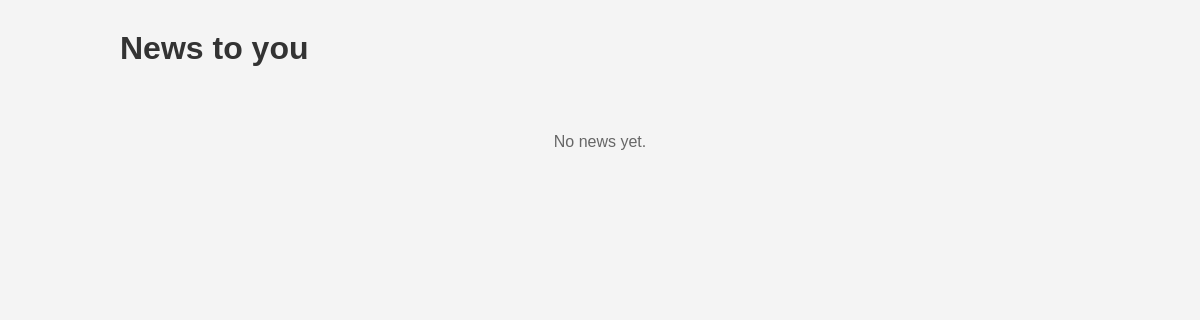
The page /news/ on the database as committed earlier.
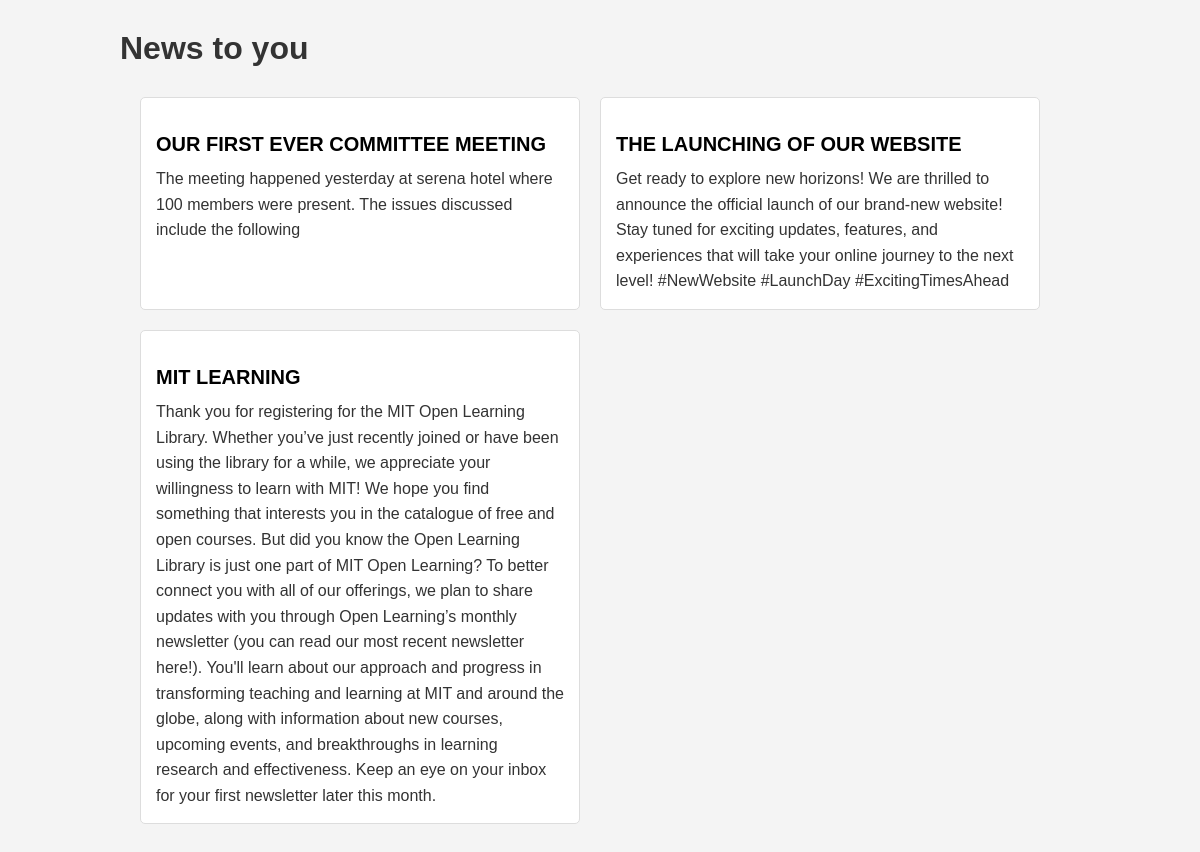
The same page on the database as committed later.
### news/models.py (models this page shows, shortened)
class Post(models.Model):
    id=models.UUIDField(primary_key=True,default=uuid.uuid1)
    Title = models.CharField(max_length=500, blank=False)
    content= models.TextField(max_length=5000, blank=True)
    image= models.ImageField(upload_to='news_images/', null=True, blank=True)

### news/views.py (the view)
# urls.py: path('', views.news_list_view, name='news_list'),
def news_list_view(request):
    posts = Post.objects.all()
    return render(request, 'news_list.html', {'news': posts})

### news/templates/news_list.html
{% extends 'base.html' %}
{% block content %}
    <h1>News to you</h1>
    <div class="news-container">
        {% for post in news %}
            <div class="news-post">
                <h3>{{ post.Title }}</h3>
                <p>{{ post.content }}</p>
            </div>
        {% empty %}
            <div class="no-news">
                <p>No news yet.</p>
            </div>
        {% endfor %}
    </div>
{% endblock %}

### templates/base.html (shortened to what this page needs)
<!DOCTYPE html>
<html lang="en">
<head>
    {% load static %}
    <link rel="stylesheet" href="{% static 'css/style.css' %}">
</head>
<body>
    <div class="container">
        {% block content %}
        {% endblock %}
    </div>
</body>
</html>

### static/css/style.css (style rules this page uses)
body { font-family: Arial, sans-serif; margin: 0; padding: 0; background-color: #f4f4f4; }
.container { width: 80%; margin: 0 auto; padding: 20px; }
h1 { color: #333; margin: 10px 0; }
.news-container { display: flex; flex-wrap: wrap; gap: 20px; padding: 20px; }
.news-post { flex: 1 1 100%; max-width: 100%; border: 1px solid #ddd; border-radius: 5px; padding: 15px; background-color: #fff; box-sizing: border-box; }
.news-post h3 { font-size: 1.25rem; margin-bottom: 10px; }
.news-post p { margin: 0; font-size: 1rem; line-height: 1.6; color: #333; }
@media (min-width: 768px) { .news-post { flex: 1 1 calc(50% - 20px); max-width: calc(50% - 20px); } }

Rows that differ between the two databases and show on the page:
added Post: Title "OUR FIRST EVER COMMITTEE MEETING", content "The meeting happened yesterday at serena hotel where 100 members were present. The issues discussed include the following"
added Post: Title "THE LAUNCHING OF OUR WEBSITE", content "Get ready to explore new horizons! We are thrilled to announce the official launch of our brand-new website! Stay tuned for exciting updates, features, and experiences that will take your online journey to the next level! #NewWebsite #LaunchDay #ExcitingTimesAhead"
added Post: Title "MIT LEARNING", content "Thank you for registering for the MIT Open Learning Library. Whether you’ve just recently joined or have been using the library for a while, we appreciate your willingness to learn with MIT! We hope you find something that interests you in the catalogue of free and open courses. But did you know the Open Learning Library is just one part of MIT Open Learning? To better connect you with all of our offerings, we plan to share updates with you through Open Learning’s monthly newsletter (you can read our most recent newsletter here!). You'll learn about our approach and progress in transforming teaching and learning at MIT and around the globe, along with information about new courses, upcoming…"
Other text that changed with them:
text no longer shown: "No news yet."
